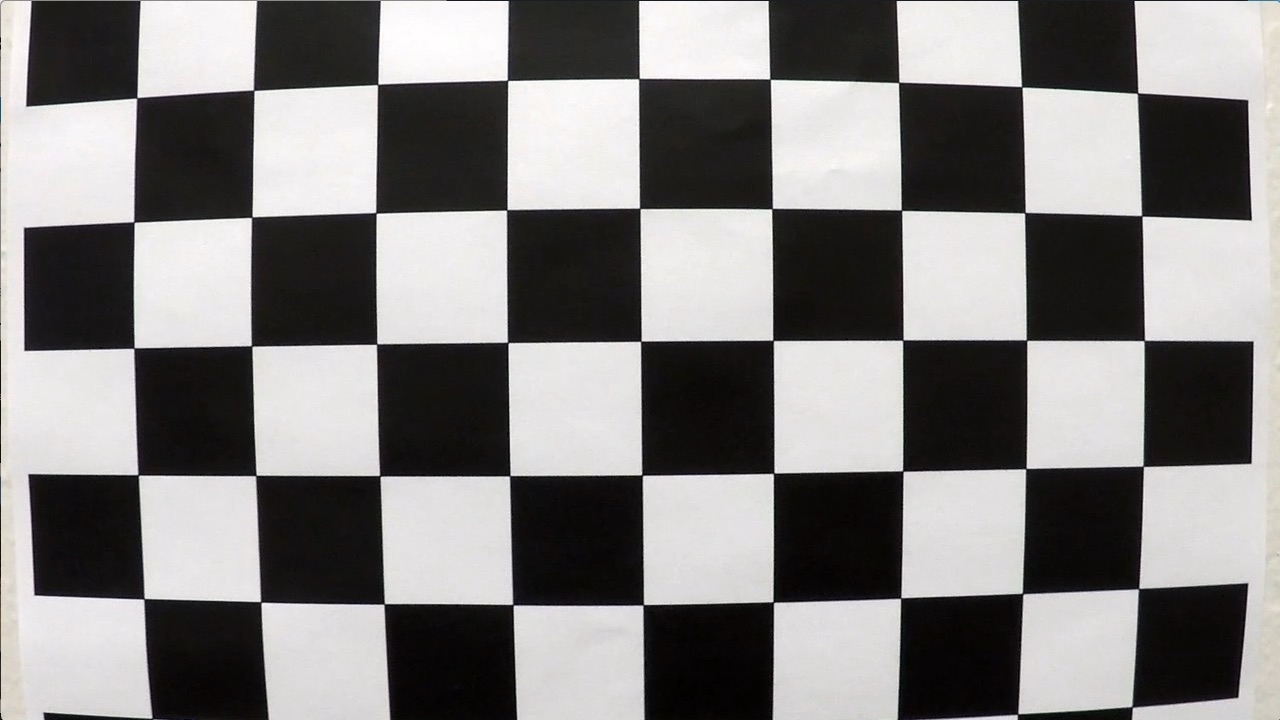
#> input picture camera_cal/calibration1.jpg, 1280 x 720 px; its folder holds only this picture in this run
$ jupyter execute --allow-errors Advanced_LaneFinding.ipynb   (shell and % lines are left out)   (older library calls are emulated)
#> lines starting #> are read from the running program, lines starting #| are printed output that depends on the picture; after the words box and inside, x2 and y2 are one past the last pixel; in counts of white or black regions, pixels touching at a corner belong together
### SimpleLaneFinding.py
import math
import numpy as np
import cv2
import matplotlib.pyplot as plt
import matplotlib.image as mpimg

def grayscale(img, is_RGB=True):
    """Applies the Grayscale transform
    This will return an image with only one color channel
    but NOTE: to see the returned image as grayscale
    (assuming your grayscaled image is called 'gray')
    you should call plt.imshow(gray, cmap='gray')"""
    if is_RGB:
        return cv2.cvtColor(img, cv2.COLOR_RGB2GRAY)
    else:
        # use BGR2GRAY if you read an image with cv2.imread()
        return cv2.cvtColor(img, cv2.COLOR_BGR2GRAY)

def canny(img, low_threshold, high_threshold):
    """Applies the Canny transform"""
    return cv2.Canny(img, low_threshold, high_threshold)

def gaussian_blur(img, kernel_size):
    """Applies a Gaussian Noise kernel"""
    return cv2.GaussianBlur(img, (kernel_size, kernel_size), 0)

def region_of_interest(img, vertices):
    """
    Applies an image mask.

    Only keeps the region of the image defined by the polygon
    formed from `vertices`. The rest of the image is set to black.
    `vertices` should be a numpy array of integer points.
    """
    #defining a blank mask to start with
    mask = np.zeros_like(img)

    #defining a 3 channel or 1 channel color to fill the mask with depending on the input image
    if len(img.shape) > 2:
        channel_count = img.shape[2]  # i.e. 3 or 4 depending on your image
        ignore_mask_color = (255,) * channel_count
    else:
        ignore_mask_color = 255

    #filling pixels inside the polygon defined by "vertices" with the fill color
    cv2.fillPoly(mask, vertices, ignore_mask_color)

    #returning the image only where mask pixels are nonzero
    masked_image = cv2.bitwise_and(img, mask)
    return masked_image

def calc_line_x(y, slope, intercept):
    """Calculate x value given y, slope, intercept"""
    return int((y - intercept)/slope)

def merge_lane_lines(lines, image_height, slope_thd=0.5):
    """
    1. Separate lines to left, right lanes based on slope.
    2. Calculated avg. slope, intercept weighted by line length
    3. Calculate left, right lane end points based on above slopes, image height
    """

    left_y_top = right_y_top = image_height
    left_slope = right_slope = 0
    left_intercept = right_intercept = 0
    left_weight = right_weight = 0

    for line in lines:
        for x1,y1,x2,y2 in line:
            if x2 == x1:
                continue

            m = (y2-y1)/(x2-x1)
            c = y1 - m * x1
            d = ((y2-y1)**2 + (x2-x1)**2)**0.5

            # Update left, right lane weighted slopes, intercepts
            if m > slope_thd:
                # Left Lane Lines
                left_slope = (left_slope * left_weight + m * d)/(left_weight + d)
                left_intercept = (left_intercept * left_weight + c * d)/(left_weight + d)
                left_weight += d
                left_y_top = min(left_y_top, y1, y2)
            elif m < -slope_thd:
                # Right Lane Lines
                right_slope = (right_slope * right_weight + m * d)/(right_weight + d)
                right_intercept = (right_intercept * right_weight + c * d)/(right_weight + d)
                right_weight += d
                right_y_top = min(right_y_top, y1, y2)

    # Use same value for left, right y top (lines are parallel!)
    left_y_top = right_y_top = min(left_y_top, right_y_top)

    # Calculate left, right lane end points
    left_y_bottom = right_y_bottom = image_height
    left_x_top = calc_line_x(left_y_top, slope=left_slope, intercept=left_intercept)
    right_x_top = calc_line_x(right_y_top, slope=right_slope, intercept=right_intercept)
    left_x_bottom = calc_line_x(left_y_bottom, slope=left_slope, intercept=left_intercept)
    right_x_bottom = calc_line_x(right_y_bottom, slope=right_slope, intercept=right_intercept)

    left_line_merged = np.array([[left_x_top, left_y_top, left_x_bottom, left_y_bottom]])
    right_line_merged = np.array([[right_x_top, right_y_top, right_x_bottom, right_y_bottom]])
    lines_merged = np.array([left_line_merged, right_line_merged])
    return lines_merged

def draw_lines(img, lines, slope_thd=0.5, color=[255, 0, 0], thickness=2):
    """
    NOTE: this is the function you might want to use as a starting point once you want to
    average/extrapolate the line segments you detect to map out the full
    extent of the lane (going from the result shown in raw-lines-example.mp4
    to that shown in P1_example.mp4).

    Think about things like separating line segments by their
    slope ((y2-y1)/(x2-x1)) to decide which segments are part of the left
    line vs. the right line.  Then, you can average the position of each of
    the lines and extrapolate to the top and bottom of the lane.

    This function draws `lines` with `color` and `thickness`.
    Lines are drawn on the image inplace (mutates the image).
    If you want to make the lines semi-transparent, think about combining
    this function with the weighted_img() function below
    """
    try:
        merged_lines = merge_lane_lines(lines, image_height=img.shape[0], slope_thd=slope_thd)
    except (ZeroDivisionError, OverflowError) as e:
        print("Error merging lines. Using raw lines instead!")
        merged_lines = lines

    for line in merged_lines:
        for x1,y1,x2,y2 in line:
            cv2.line(img, (x1, y1), (x2, y2), color, thickness)
    return merged_lines

def hough_lines(img, rho, theta, threshold, min_line_len, max_line_gap, slope_thd):
    """
    `img` should be the output of a Canny transform.

    Returns an image with hough lines drawn.
    """
    lines = cv2.HoughLinesP(img, rho, theta, threshold, np.array([]), minLineLength=min_line_len, maxLineGap=max_line_gap)
    line_img = np.zeros((img.shape[0], img.shape[1], 3), dtype=np.uint8)
    merged_lines = draw_lines(line_img, lines, slope_thd=slope_thd, thickness=3)
    return line_img, merged_lines

def weighted_img(img, initial_img, α=0.8, β=1., γ=0.):
    """
    `img` is the output of the hough_lines(), An image with lines drawn on it.
    Should be a blank image (all black) with lines drawn on it.

    `initial_img` should be the image before any processing.

    The result image is computed as follows:

    initial_img * α + img * β + γ
    NOTE: initial_img and img must be the same shape!
    """
    return cv2.addWeighted(initial_img, α, img, β, γ)

def simple_line_finding(image):
    # Tuning Parameters
    gauss_kernel_size = 5
    canny_low_thd = 50
    canny_high_thd = 180
    v_x0 = 0.1
    v_x1a = 0.472
    v_x1b = 0.528
    v_y1 = 0.60
    v_x2 = 0.94
    hough_rho = 1
    hough_theta = 2.8/180.
    hough_thd = 15
    hough_min_len = 30
    hough_max_gap = 30
    slope_thd = 0.45

    # Get Grayscale Image
    img_gray = grayscale(img=image)

    # Replace Yellow pixels with white in gray scale image
    mask_yellow = cv2.inRange(image, (128, 128, 0), (255, 255, 90))
    img_gray = cv2.bitwise_or(img_gray, mask_yellow)

    # Use Gaussian Blur to filter image and remove noise
    blur_gray = gaussian_blur(img=img_gray, kernel_size=gauss_kernel_size)

    # Get Edges using "CANNY EDGE DETECTION"
    edges = canny(img=blur_gray, low_threshold=canny_low_thd, high_threshold=canny_high_thd)

    # Mask Image Using Polygon
    h = edges.shape[0]
    w = edges.shape[1]
    vertices = np.array([[(v_x0*w, h), (v_x1a*w, v_y1*h),
                          (v_x1b*w, v_y1*h), (v_x2*w, h)]],
                        dtype=np.int32)
    masked_edges = region_of_interest(img=edges, vertices=vertices)

    # Get Raw Lane Lines using "HOUGH LINES"
    lines_image, lines = hough_lines(img=masked_edges, rho=hough_rho, theta=hough_theta, threshold=hough_thd,
                                     min_line_len=hough_min_len, max_line_gap=hough_max_gap, slope_thd=slope_thd)

    # Overlay Images
    combined_img = weighted_img(img=lines_image, initial_img=image, α=1.0, β=0.9)
    return combined_img, lines

### Advanced_LaneFinding.ipynb
# Project: Advanced Lane Finding

### Pipeline procedure
1. Calculate distortion coefficients, camera mtx
2. Gradient & color filtering
3. Calcuate perspective transform matrix
4. Undistort & unwarp
5. Find lane lines
    a. Use sliding window for first image or when reset is needed
    b. Use lookback for subsequent images

### Import libraries

[cell 1]
import numpy as np
import cv2
import matplotlib.pyplot as plt
import matplotlib.image as mpimg
import glob

### 1. Camera Calibration

[cell 2]
# prepare object points
nx = 9
ny = 6
def get_object_image_points(images, nx=9, ny=6, debug=False):
    """Iterates through calibration images, find corners and
    returns object points, image points (for camera calibration).
    Set debug to true to see found corners"""
#> called with nx = 9, ny = 6, debug = False

    objp = np.zeros((ny*nx, 3), np.float32)
    objp[:,:2] = np.mgrid[range(nx),range(ny)].T.reshape(-1,2)

    # Arrays to store object points and image points from all the images.
    objpoints = [] # 3d points in real world space
    imgpoints = [] # 2d points in image plane.

    # Step through the list and search for chessboard corners
    for fname in images:
        img = cv2.imread(fname)
#> img is the input picture: shape (720, 1280, 3); mean B, G, R 127.8, 128.4, 130.1
        gray = cv2.cvtColor(img, cv2.COLOR_BGR2GRAY)

        # Find the chessboard corners
        ret, corners = cv2.findChessboardCorners(gray, (nx, ny),None)
#> ret = False; corners = None

        # If found, add object points, image points
        if ret == True:
            objpoints.append(objp)
            imgpoints.append(corners)

            # Draw and display the corners
            if debug:
                img = cv2.drawChessboardCorners(img, (nx, ny), corners, ret)
                plt.figure()
                plt.imshow(img)
    if debug:
        cv2.destroyAllWindows()
    return objpoints, imgpoints

[cell 3]
def undistort_image(img, mtx, dist):
    return cv2.undistort(img, mtx, dist, None, mtx)

def calibrate_camera(glob_key='camera_cal/calibration*.jpg', nx=9, ny=6, debug=False):
    # Make a list of calibration images
    images = glob.glob(glob_key)

    # Get Object, Image Points
    objpoints, imgpoints = get_object_image_points(images=images, nx=nx, ny=ny, debug=debug)

    # Get Camera Image Size
    image_size=cv2.imread(images[0]).shape[1::-1]
#> image_size = (1280, 720)
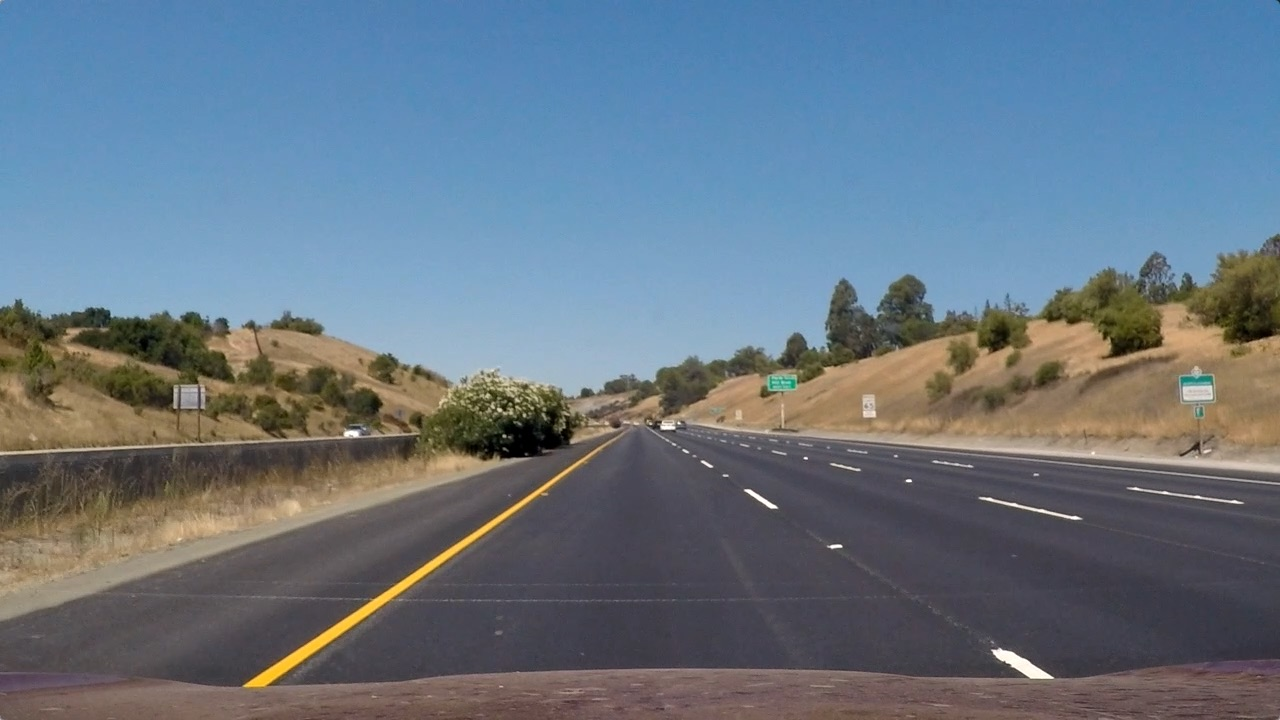
#> input picture test_images/straight_lines1.jpg, 1280 x 720 px
#> further down, img_straight_lines is the input picture: shape (720, 1280, 3); mean R, G, B 103.2, 117.7, 131.2

    # Calibrate Camera from Object Points, Image Points
    retval, mtx, dist, rvecs, tvecs = \
        cv2.calibrateCamera(objpoints, imgpoints, image_size, None, None)

    if debug:
        # Show undistorted images
        for fname in images:
            img = cv2.imread(fname)
            f, (ax1, ax2) = plt.subplots(1, 2, figsize=(24, 9))
            f.tight_layout()
            ax1.imshow(img)
            ax1.set_title('Original Image', fontsize=50)
            ax2.imshow(undistort_image(img, mtx=mtx, dist=dist))
            ax2.set_title('Undistorted Image', fontsize=50)
            plt.subplots_adjust(left=0., right=1, top=0.9, bottom=0.)
    return mtx, dist

#> (a cell that did not finish here is left out)

### 2. Gradient & Color Filtering

[cell 5]
def apply_gradx_color_filter(img, s_thresh=(170, 255), sx_thresh=(20, 100)):
    """Apply sobel filter along x and s-channel color filter"""
#> called with s_thresh = (170, 255), sx_thresh = (20, 100)
    img = np.copy(img)

    # Convert to HLS color space and separate the V channel
    hls = cv2.cvtColor(img, cv2.COLOR_RGB2HLS)
#> hls: shape (720, 1280, 3); mean of channels 0, 1, 2 85.5, 117, 67
    l_channel = hls[:,:,1]
    s_channel = hls[:,:,2]

    # Sobel x
    sobelx = cv2.Sobel(l_channel, cv2.CV_64F, 1, 0) # Take the derivative in x
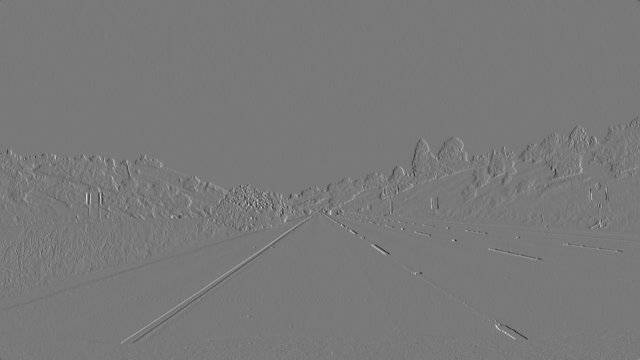
#> sobelx: shape (720, 1280) float64 (shown at 1/2 size); min -605, max 667, mean -0.1; drawn with min black and max white
    abs_sobelx = np.absolute(sobelx) # Absolute x derivative to accentuate lines away from horizontal
    scaled_sobel = np.uint8(255*abs_sobelx/np.max(abs_sobelx))

    # Threshold x gradient
    sxbinary = np.zeros_like(scaled_sobel)
    sxbinary[(scaled_sobel >= sx_thresh[0]) & (scaled_sobel <= sx_thresh[1])] = 1

    # Threshold color channel
    s_binary = np.zeros_like(s_channel)
    s_binary[(s_channel >= s_thresh[0]) & (s_channel <= s_thresh[1])] = 1

    # # Stack each channel
    # color_binary = np.dstack(( np.zeros_like(sxbinary), sxbinary, s_binary)) * 255

    combined = np.zeros_like(s_channel)
    combined[((sxbinary == 1)  | (s_binary == 1))] = 1

    return combined

[cell 6]
img_straight_lines = mpimg.imread("test_images/straight_lines1.jpg")
img_stlines_filt = apply_gradx_color_filter(img_straight_lines)
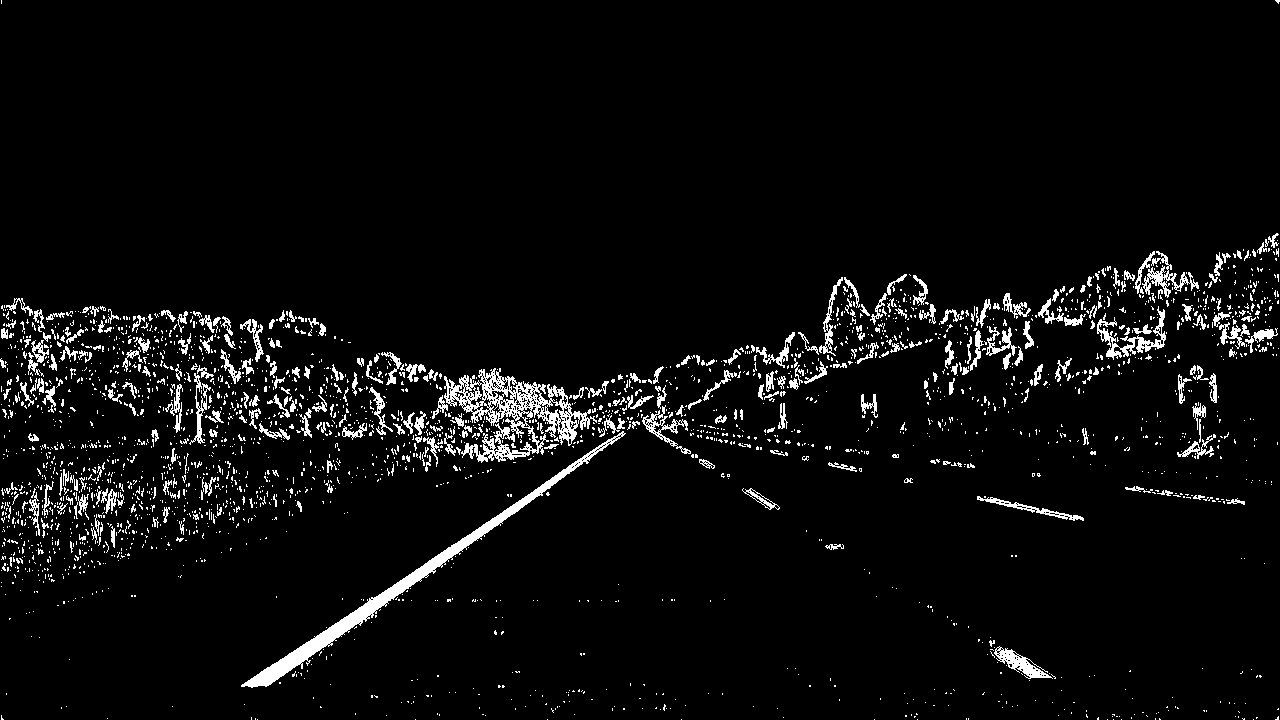
#> img_stlines_filt: shape (720, 1280); values 0 (black) and 1 (white), 4.7% white; 2737 white regions (2411 under 20 px), largest, box (x1, y1, x2, y2) and area: (444, 368, 597, 463) 4754, (241, 431, 626, 688) 4664, (1097, 306, 1166, 360) 903
# plt.imshow(img_straight_lines)
plt.imshow(img_stlines_filt, cmap='gray')

#### Reuse code from project 1 to get lane lines for perspective view

[cell 7]
from SimpleLaneFinding import simple_line_finding

[cell 8]
img_straight_lines = mpimg.imread("test_images/straight_lines1.jpg")

img_simple_lines, lane_lines = simple_line_finding(img_straight_lines)
#> in canny, `return cv2.Canny(img, low_threshold, high_threshold)`:
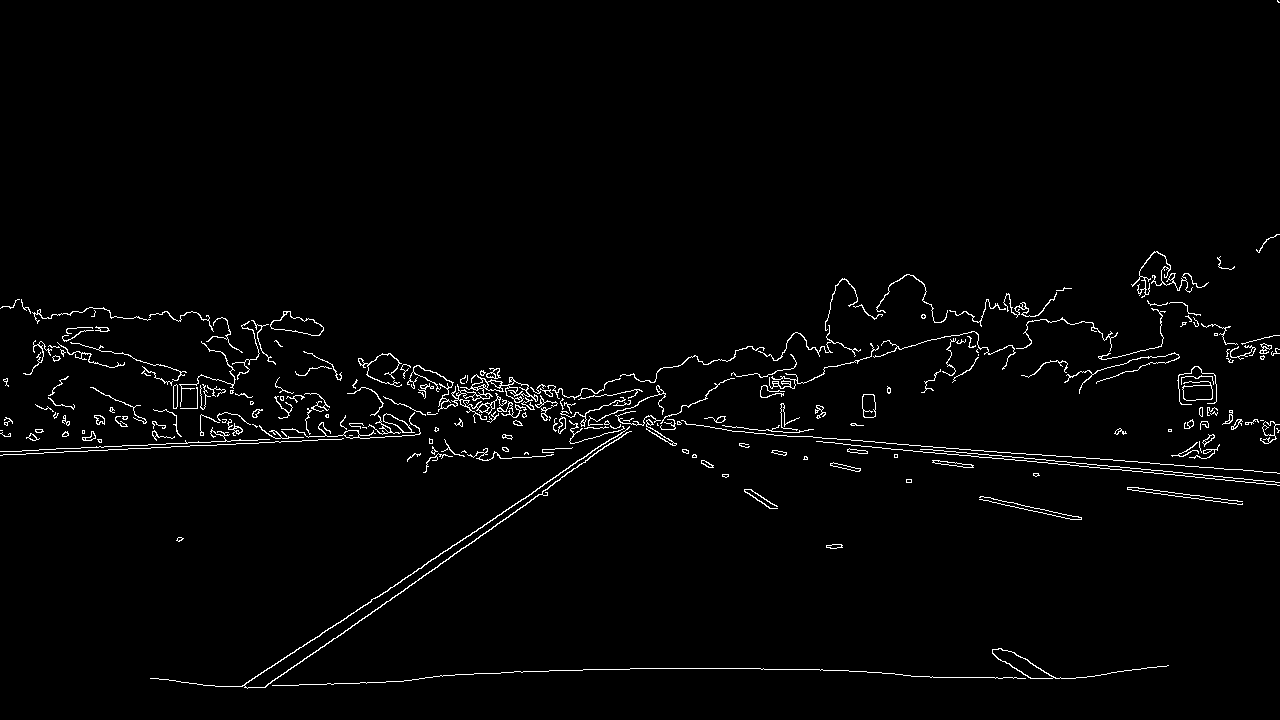
#> returned value: shape (720, 1280); 2% white in thin lines or dots
#> (the rest of the program and of its run is left out)
